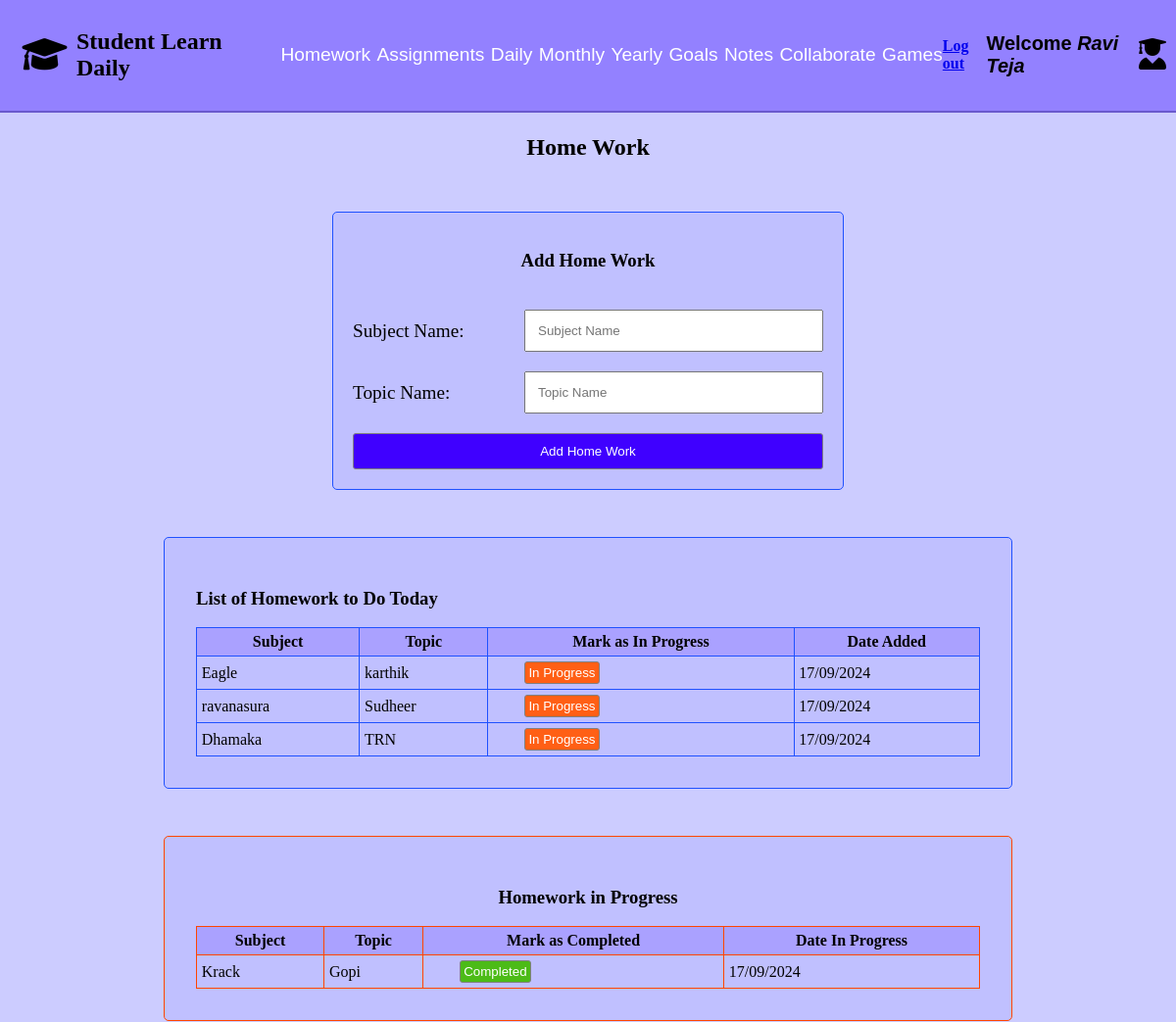
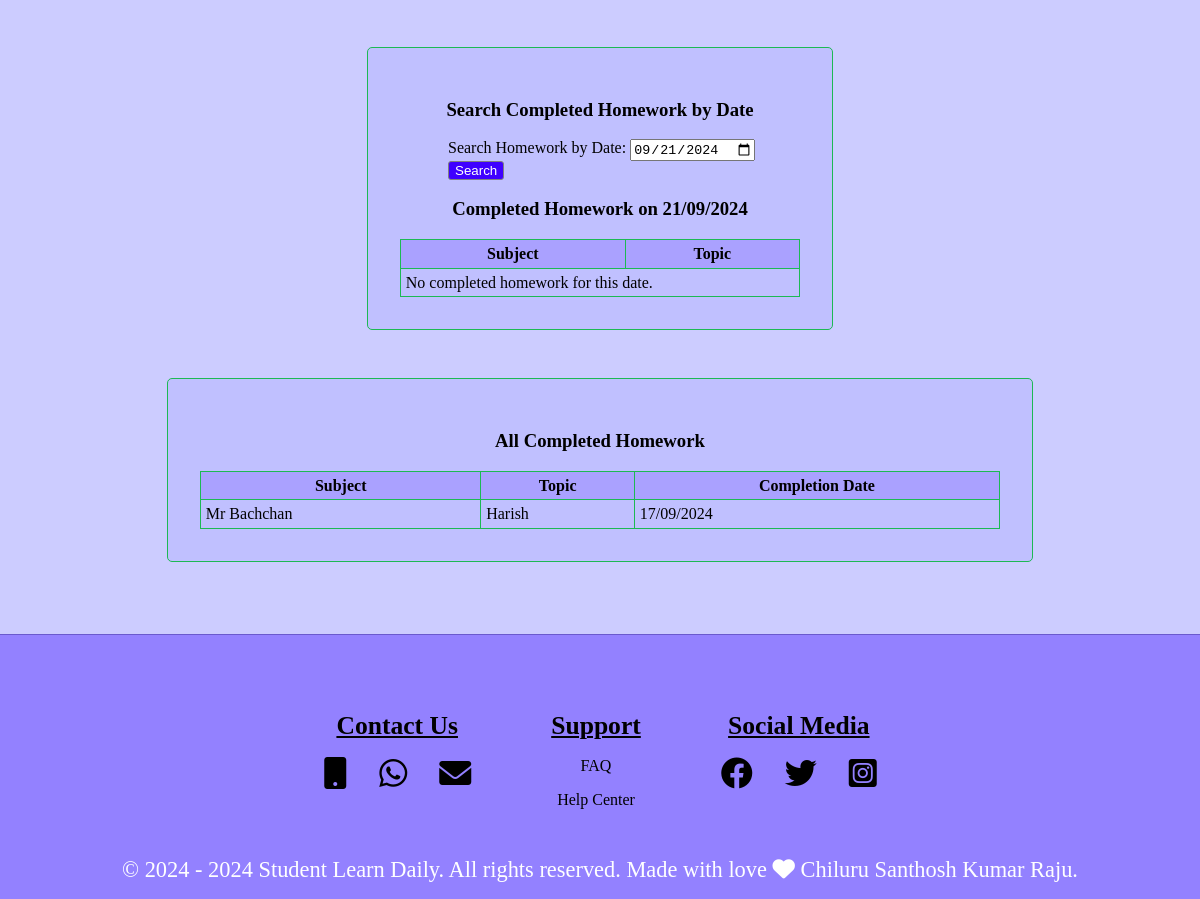
Page /studenthomework/7/ on the earlier database version (2 pictures, top to bottom).
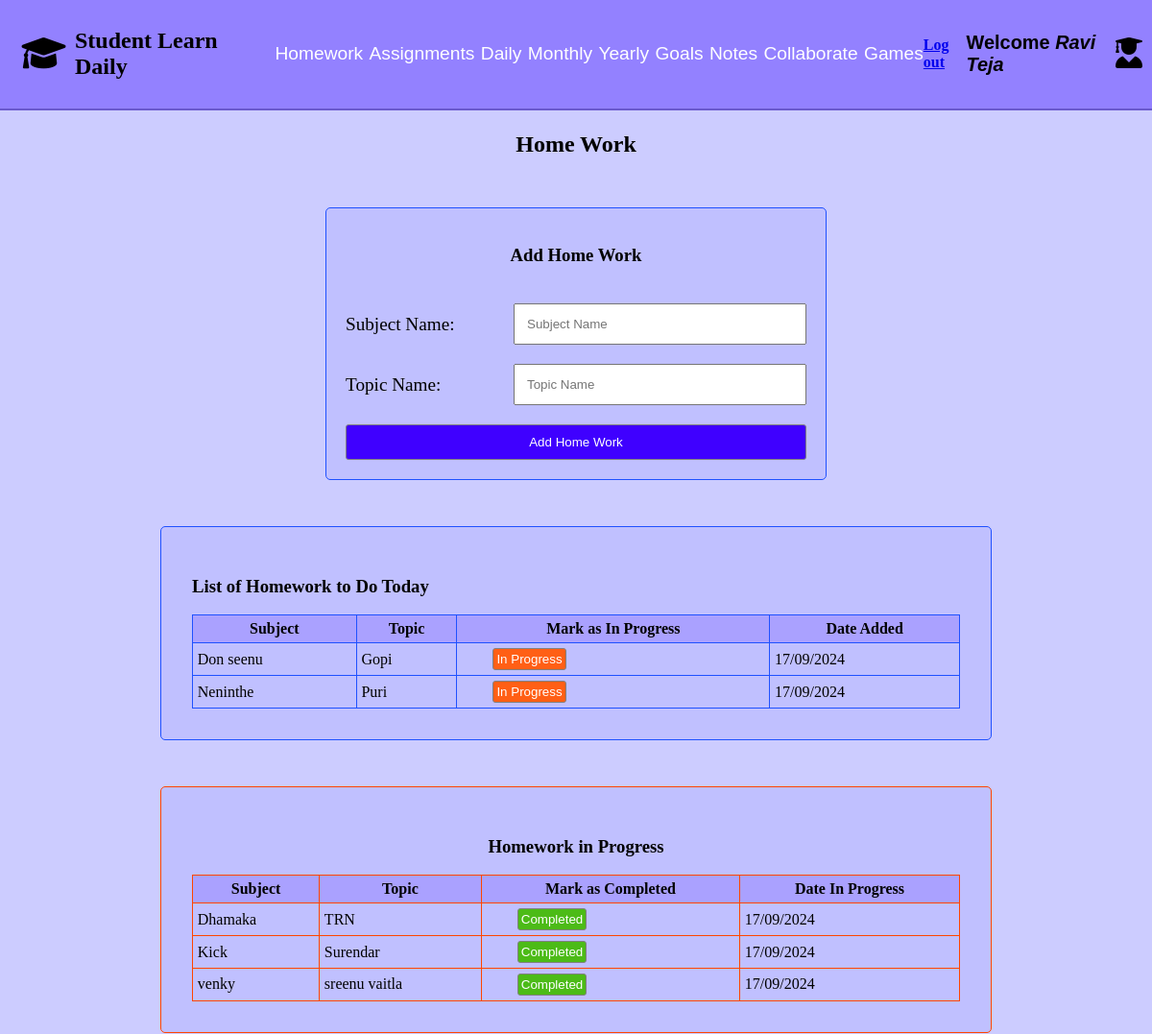
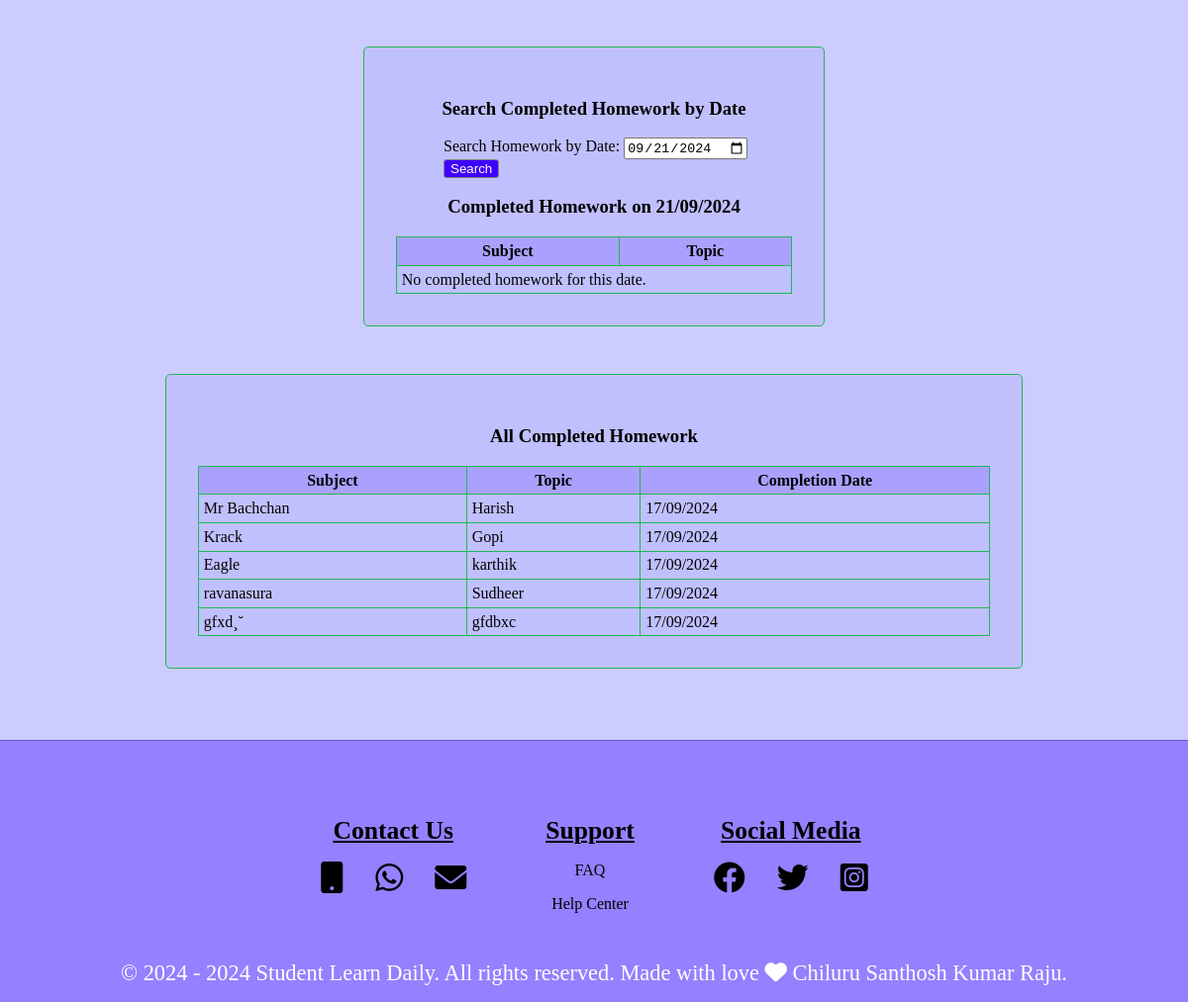
Same page on the later database version (2 pictures, top to bottom).
### studenthomeworkapp/models.py (models this page shows, shortened)
class StudentHomeworkModel(models.Model):
    student = models.ForeignKey(StudentRegistrationModel, on_delete=models.CASCADE, related_name='homeworks',null=True)
    subject_name = models.TextField(null=True)
    topic_name = models.TextField(null=True)
    status = models.CharField(max_length=500, default="To do",null=True)
    date = models.DateField(auto_now_add=True,null=True)

### studenthomeworkapp/views.py (the view, shortened to what this page needs)
# urls.py: path('studenthomework/<int:student_id>/', views.studenthomework, name='studenthomework'),
def studenthomework(request, student_id):
    student = get_object_or_404(StudentRegistrationModel, id=student_id)
    student_name = f"{student.first_name} {student.last_name}"
    form = StudentHomeworkForm()
    todos = StudentHomeworkModel.objects.filter(student=student, status='To do').order_by('-date')
    in_progress = StudentHomeworkModel.objects.filter(student=student, status='In Progress').order_by('-date')
    search_date_str = request.GET.get('homework-date', timezone.now().date())
    if isinstance(search_date_str, str):
        try:
            search_date = datetime.strptime(search_date_str, '%Y-%m-%d').date()
        except ValueError:
            search_date = timezone.now().date()
    else:
        search_date = search_date_str
    start_of_day = datetime.combine(search_date, datetime.min.time())
    end_of_day = start_of_day + timedelta(days=1)
    completed_homework = StudentHomeworkModel.objects.filter(
        student=student,
        status='Completed',
        date__gte=start_of_day.date(),
        date__lt=end_of_day.date()
    ).order_by('-date')
    all_completed_homework = StudentHomeworkModel.objects.filter(
        student=student,
        status='Completed'
    ).order_by('-date')
    return render(request, 'studenthomework.html', {
        'form': form,
        'student_id': student_id,
        'student_name': student_name,
        'todos': todos,
        'in_progress': in_progress,
        'completed_homework': completed_homework,
        'search_date': search_date,
        'all_completed_homework': all_completed_homework,
    })

### studenthomeworkapp/forms.py
class StudentHomeworkForm(forms.ModelForm):
    class Meta:
        model = StudentHomeworkModel
        fields = ['subject_name', 'topic_name']
        widgets = {
            'subject_name': forms.TextInput(attrs={'placeholder': 'Subject Name', 'class': 'text-input'}),
            'topic_name': forms.TextInput(attrs={'placeholder': 'Topic Name', 'class': 'text-input'}),
        }

### context_processors/user_context.py (called while the page is built)
def student_context(request):
    student_name = ""
    student_id = request.session.get('student_id')
    if student_id:
        try:
            student = StudentRegistrationModel.objects.get(pk=student_id)
            student_name = f"{student.first_name} {student.last_name}"
        except StudentRegistrationModel.DoesNotExist:
            student_name = ""
    return {
        'student_name': student_name
    }

### Student_Learn_Daily_Project/templates/studenthomework.html (shortened to what this page needs)
{% extends "studentloginbase.html" %}
{% load static %}
{% block css %}
    <link rel="stylesheet" href="{% static 'studenthomework.css' %}">
    <link rel="stylesheet" href="https://cdnjs.cloudflare.com/ajax/libs/font-awesome/6.0.0-beta3/css/all.min.css">
    <link rel="stylesheet" href="https://cdnjs.cloudflare.com/ajax/libs/toastr.js/latest/toastr.min.css">
{% endblock css %}
{% block content %}
<section class="Student-Homework-section">
    <h2 class="home-work-heading">Home Work</h2>
    <div class="add-homework-form">
        <form class="add-form" method="post">
            <h3 class="ahw-H">Add Home Work</h3>
            <div class="form-row">
                <label for="sname" class="label">Subject Name:</label>
                {{ form.subject_name }}
            </div>
            <div class="form-row">
                <label for="tname" class="label">Topic Name:</label>
                {{ form.topic_name }}
            </div>
            <input type="submit" value="Add Home Work" class="submit-button" name="add_homework">
        </form>
    </div>
    <div class="list-of-home-work">
        <h3>List of Homework to Do Today</h3>
        {% if todos %}
            <table class="list-hw-table">
                <tr>
                    <th>Subject</th>
                    <th>Topic</th>
                    <th>Mark as In Progress</th>
                    <th>Date Added</th>
                </tr>
                {% for homework in todos %}
                    <tr>
                        <td>{{ homework.subject_name }}</td>
                        <td>{{ homework.topic_name }}</td>
                        <td>
                            <form method="post" style="display:inline;">
                                <button type="submit" name="mark_in_progress" class="In-Progress-btn">In Progress</button>
                            </form>
                        </td>
                        <td>{{ homework.date|date:"d/m/Y" }}</td>
                    </tr>
                {% endfor %}
            </table>
        {% else %}
            <p>No homework to do yet.</p>
        {% endif %}
    </div>
    <div class="homework-in-progress">
        <h3 class="HIPH">Homework in Progress</h3>
        <table class="home-work-in-progress-tb">
            <tr>
                <th>Subject</th>
                <th>Topic</th>
                <th>Mark as Completed</th>
                <th>Date In Progress</th>
            </tr>
            {% if in_progress %}
                {% for homework in in_progress %}
                    <tr>
                        <td>{{ homework.subject_name }}</td>
                        <td>{{ homework.topic_name }}</td>
                        <td>
                            <form method="post" style="display:inline;">
                                <button type="submit" name="mark_completed" class="Complete-btn">Completed</button>
                            </form>
                        </td>
                        <td>{{ homework.date|date:"d/m/Y" }}</td>
                    </tr>
                {% endfor %}
            {% else %}
                <p>No homework in progress.</p>
            {% endif %}
        </table>
    </div>
    <div class="search-day-homework">
        <h3 class="SCHDH"> Search Completed Homework by Date</h3>
        <form class="SHD-form" method="get">
            <label for="homework-date">Search Homework by Date:</label>
            <input type="date" id="homework-date" name="homework-date" value="{{ search_date|date:'Y-m-d' }}" required>
            <button type="submit" class="Search-btn">Search</button>
        </form>
        <h3 class="SCHDH">Completed Homework on {{ search_date|date:"d/m/Y" }}</h3>
        <table class="particular-day-home-work-tb">
            <tr>
                <th>Subject</th>
                <th>Topic</th>
            </tr>
            {% if completed_homework %}
                {% for homework in completed_homework %}
                    <tr>
                        <td>{{ homework.subject_name }}</td>
                        <td>{{ homework.topic_name }}</td>
                    </tr>
                {% endfor %}
            {% else %}
                <tr>
                    <td colspan="2">No completed homework for this date.</td>
                </tr>
            {% endif %}
        </table>
    </div>
    <div class="completed-homework">
        <h3 class="ACHH">All Completed Homework</h3>
        <table class="ACH-tb">
            <tr>
                <th>Subject</th>
                <th>Topic</th>
                <th>Completion Date</th>
            </tr>
            {% if all_completed_homework %}
                {% for homework in all_completed_homework %}
                    <tr>
                        <td>{{ homework.subject_name }}</td>
                        <td>{{ homework.topic_name }}</td>
                        <td>{{ homework.date|date:"d/m/Y" }}</td>
                    </tr>
                {% endfor %}
            {% else %}
                <tr>
                    <td colspan="3">No completed homework.</td>
                </tr>
            {% endif %}
        </table>
    </div>
</section>
{% endblock %}

### Student_Learn_Daily_Project/templates/studentloginbase.html (shortened to what this page needs)
{% load static %}
<!DOCTYPE html>
<html lang="en">
<head>
    <link rel="stylesheet" href="https://cdnjs.cloudflare.com/ajax/libs/font-awesome/6.4.0/css/all.min.css">
  <link rel="stylesheet" href="{% static 'studentloginbase.css' %}">
  {% block css %}
  {% endblock css%}
</head>
<body style = "margin:0">
    {% include "studentloginnav.html" %}
    {% block content %}
    {% endblock %}
    {% include "studentlearndailyfooter.html" %}
</body>
</html>

### Student_Learn_Daily_Project/templates/studentloginnav.html (shortened to what this page needs)
{% load static %}
{% block css %}
    <link rel="stylesheet" href="{% static 'studentloginnav.css' %}">
    <link rel="stylesheet" href="https://cdnjs.cloudflare.com/ajax/libs/font-awesome/6.0.0-beta3/css/all.min.css">
{% endblock css%}
<nav class="student-nav-bar">
    <div class="student-icon-logo">
        <p><i class="fa-solid fa-graduation-cap study-logo"></i></p>
        <h1 class="student-learn-daily-logo">Student Learn Daily</h1>
    </div>
    <ul class="student-nav-links">
        <li class="student-nav-links-li"><a href="{% url "studenthomework" student_id %}">Homework</a></li>
        <li class="student-nav-links-li"><a href="{% url "studentasignments" student_id %}">Assignments</a></li>
        <li class="student-nav-links-li"><a href="{% url "studentdailypage" student_id %}">Daily</a></li>
        <li class="student-nav-links-li"><a href="{% url "studentmonthlypage" student_id %}">Monthly</a></li>
        <li class="student-nav-links-li"><a href="#">Yearly</a></li>
        <li class="student-nav-links-li"><a href="#">Goals</a></li>
        <li class="student-nav-links-li"><a href="#">Notes</a></li>
        <li class="student-nav-links-li"><a href="#">Collaborate</a></li>
        <li class="student-nav-links-li"><a href="#">Games</a></li>
    </ul>
    <h4><a href="{% url "studentlogin" %}">Log out</a></h4>
    <div class="student-reg-log-icon">
        <h5> Welcome <b><i> {{ student_name }} </i></b></h5>
          <p><i class="fa-solid fa-user-graduate student-profile"></i></p>
    </div>
</nav>

### Student_Learn_Daily_Project/templates/studentlearndailyfooter.html (shortened to what this page needs)
{% load static %}
{% block css %}
    <link rel="stylesheet" href="{% static 'studentlearndailyfooter.css' %}">
    <link rel="stylesheet" href="https://cdnjs.cloudflare.com/ajax/libs/font-awesome/6.0.0-beta3/css/all.min.css">
{% endblock css%}
<footer class="student-learn-daily-footer">
    <div class="footer-content">
        <div class="contact">
            <h6><u>Contact Us</u></h6>
            <div class="con-icons">
                <i class="fa-solid fa-mobile-button"></i>
                <i class="fa-brands fa-whatsapp"></i>
                <i class="fa-solid fa-envelope"></i>
            </div>
        </div>
        <div class="support">
            <h6><u>Support</u></h6>
            <p>FAQ</p>
            <p>Help Center</p>
        </div>
        <div class="social-media">
            <h6><u>Social Media</u></h6>
            <div class="sm-icons">
                <i class="fa-brands fa-facebook"></i>
                <i class="fa-brands fa-twitter"></i>
                <i class="fa-brands fa-square-instagram"></i>
            </div>
        </div>
    </div>
</footer>
  <p class="copyrights">&copy; 2024 - <span id="current-year"></span> Student Learn Daily. All rights reserved. Made with love <i class="fa-solid fa-heart"></i> Chiluru Santhosh Kumar Raju.</p>

### Student_Learn_Daily_Project/static/studenthomework.css (style rules this page uses)
.Student-Homework-section { margin-top: 3.8rem; background-color: #CCCCFF; padding: 1.5rem; }
.home-work-heading { text-align: center; padding: 2rem; }
.ahw-H { text-align: center; }
.add-form { width: 25rem; height: auto; margin: 0 auto; padding: 1.25rem; border: 0.063rem solid #1F51FF; border-radius: 0.3125rem; display: flex; flex-direction: column; gap: 1.25rem; background-color: #C0C0FF; }
.form-row { display: flex; align-items: center; gap: 0.9375rem; }
.label { width: 7.5rem; font-size: 1.2rem; }
.text-input { flex: 1; padding: 0.5rem; box-sizing: border-box; }
.submit-button { width: auto; padding: 0.625rem 0.9375rem; background-color: #3F00FF; color: #fff; border: 0.1rem solid grey; border-radius: 0.1875rem; cursor: pointer; }
.list-of-home-work { width: 100%; max-width: 40rem; height: auto; border: 0.063rem solid #1F51FF; border-radius: 0.3125rem; padding: 2rem; margin: 3rem auto; background-color: #C0C0FF; }
.list-hw-table { width: 100%; border-collapse: collapse; }
.list-hw-table th, .list-hw-table td { border: 0.063rem solid #1F51FF; padding: 0.3rem; box-sizing: border-box; }
.list-hw-table th { background-color: #AAA1FF; }
.In-Progress-btn { width: auto; height: auto; padding: 0.2rem; background-color: #FF5F15; color: #fff; border: 0.1rem solid grey; border-radius: 0.1875rem; cursor: pointer; margin-left: 2rem; }
.HIPH { text-align: center; }
.homework-in-progress { width: 100%; max-width: 40rem; height: auto; margin: 0 auto; border: 0.063rem solid #FF4500; border-radius: 0.3125rem; padding: 2rem; margin: 3rem auto; background-color: #C0C0FF; }
.home-work-in-progress-tb { width: 100%; border-collapse: collapse; }
.home-work-in-progress-tb th, .home-work-in-progress-tb td { border: 0.063rem solid #FF4500; padding: 0.3rem; box-sizing: border-box; }
.home-work-in-progress-tb th { background-color: #AAA1FF; }
.Complete-btn { width: auto; height: auto; padding: 0.2rem; background-color: #4CBB17; color: #fff; border: 0.1rem solid grey; border-radius: 0.1875rem; cursor: pointer; margin-left: 2rem; }
.SCHDH { text-align: center; }
.SHD-form { margin-left: 3rem; }
.Search-btn { width: auto; height: auto; background-color: #3F00FF; color: #fff; border: 0.1rem solid grey; border-radius: 0.1875rem; cursor: pointer; }
.search-day-homework { width: 100%; max-width: 20rem; height: auto; margin: 0 auto; border: 0.063rem solid #1DB954; border-radius: 0.3125rem; padding: 2rem; margin: 3rem auto; background-color: #C0C0FF; }
.particular-day-home-work-tb { width: 100%; border-collapse: collapse; }
.particular-day-home-work-tb th, .particular-day-home-work-tb td { border: 0.063rem solid #1DB954; padding: 0.3rem; box-sizing: border-box; max-width: 8rem; overflow: hidden; text-overflow: ellipsis; }
.particular-day-home-work-tb th { background-color: #AAA1FF; }
.ACHH { text-align: center; }
.completed-homework { width: 100%; max-width: 25rem; height: auto; margin: 0 auto; border: 0.063rem solid #1DB954; border-radius: 0.3125rem; padding: 2rem; margin: 3rem auto; background-color: #C0C0FF; }
.ACH-tb { width: 100%; border-collapse: collapse; }
.ACH-tb th, .ACH-tb td { border: 0.063rem solid #1DB954; padding: 0.3rem; box-sizing: border-box; max-width: 8rem; overflow: hidden; text-overflow: ellipsis; }
.ACH-tb th { background-color: #AAA1FF; }
@media only screen and (min-width: 1141px) and (max-width: 1279px) { .add-form { width: 30rem; } }
@media only screen and (min-width: 1141px) and (max-width: 1279px) { .list-of-home-work, .homework-in-progress, .completed-homework { max-width: 50rem; } }
@media only screen and (min-width: 1141px) and (max-width: 1279px) { .search-day-homework { max-width: 25rem; } }
@media only screen and (min-width: 1141px) and (max-width: 1279px) { .label { width: 10rem; } }
@media only screen and (min-width: 1141px) and (max-width: 1279px) { .text-input { padding: 0.75rem; } }

Differences in the rows shown:
added StudentHomeworkModel: subject_name "Don seenu", topic_name "Gopi", date "17/09/2024", shown under "List of Homework to Do Today"
added StudentHomeworkModel: subject_name "Neninthe", topic_name "Puri", date "17/09/2024", shown under "List of Homework to Do Today"
changed StudentHomeworkModel "Dhamaka": moves from the list under "List of Homework to Do Today" to the list under "Homework in Progress"
added StudentHomeworkModel: subject_name "Kick", topic_name "Surendar", date "17/09/2024", shown under "Homework in Progress"
added StudentHomeworkModel: subject_name "venky", topic_name "sreenu vaitla", date "17/09/2024", shown under "Homework in Progress"
changed StudentHomeworkModel "Krack": moves from the list under "Homework in Progress" to the list under "All Completed Homework"
changed StudentHomeworkModel "Eagle": moves from the list under "List of Homework to Do Today" to the list under "All Completed Homework"
changed StudentHomeworkModel "ravanasura": moves from the list under "List of Homework to Do Today" to the list under "All Completed Homework"
added StudentHomeworkModel: subject_name "gfxd¸˘", topic_name "gfdbxc", date "17/09/2024", shown under "All Completed Homework"
